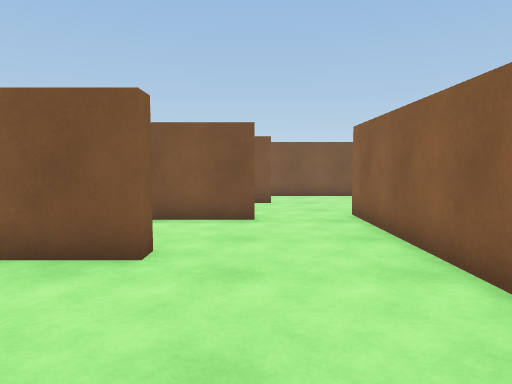
[1] (above)

16 first-person views from a walk through a 3-D level made in the Unity game engine. The camera is 1.2 m above the floor, tilts 4° down and sees 70° across. The floor is counted in squares, 1 m on a side. Each view is taken from the middle of a square. On the plan, view 1 faces up. The plan holds only what a view shows up to about 15 squares ahead; the rest is blank.

[2]
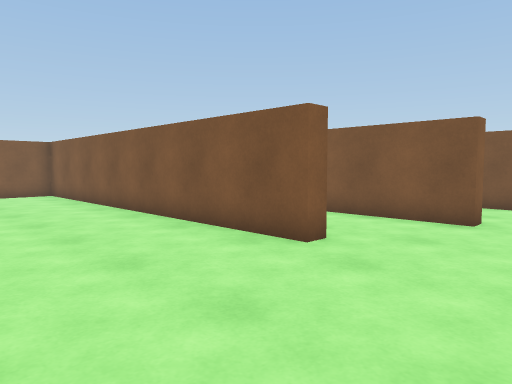

[3]
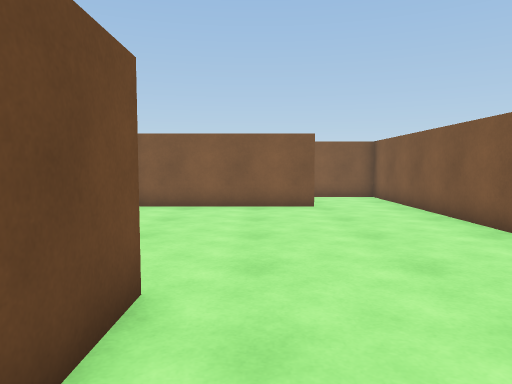

[4]
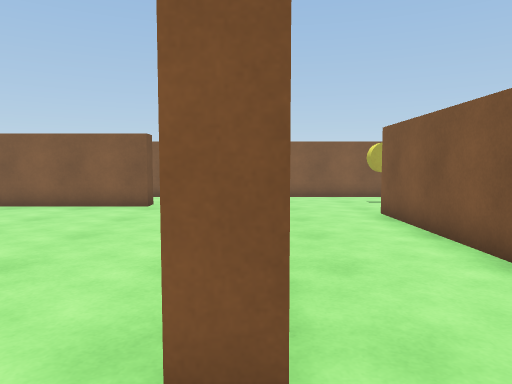

[5]
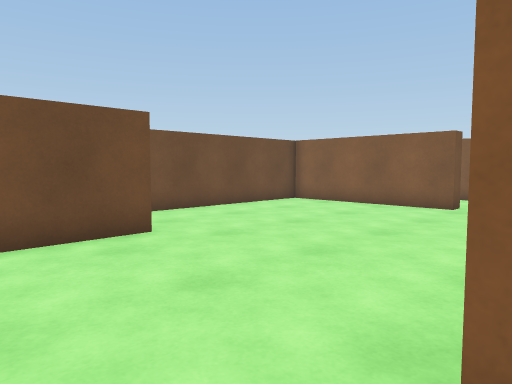

[6]
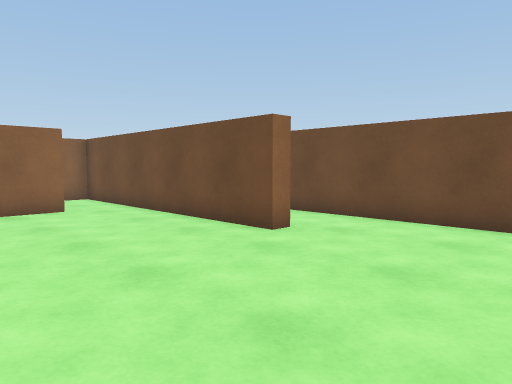

[7]
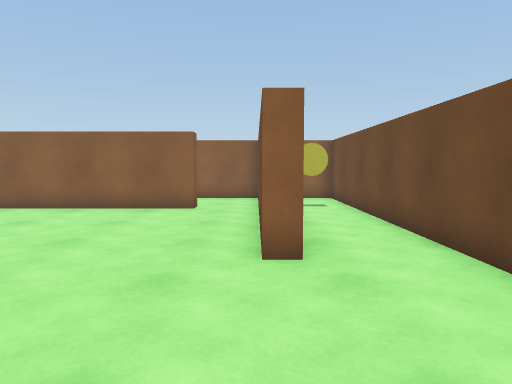

[8]
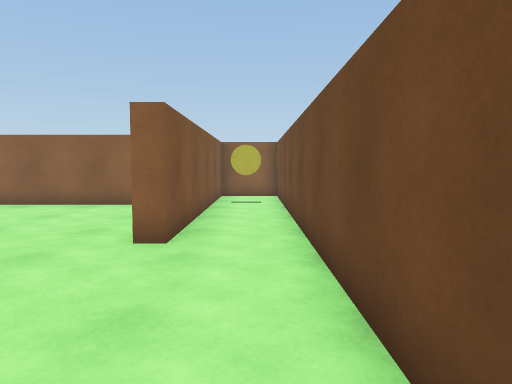

[9]
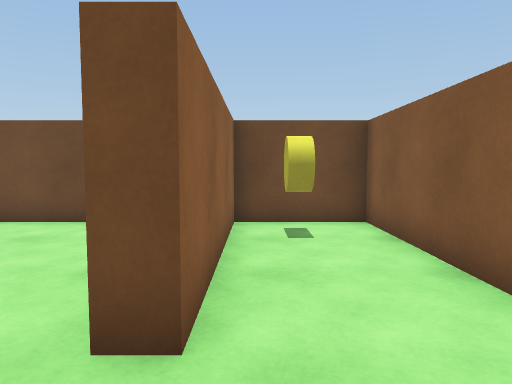

[10]
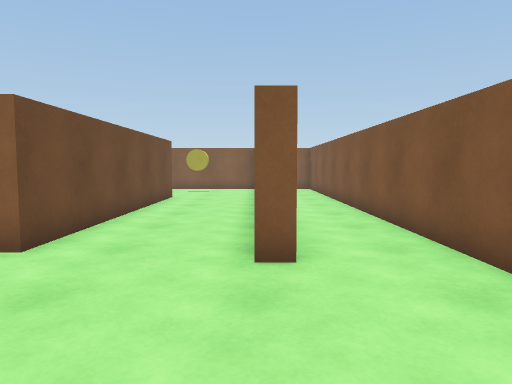

[11]
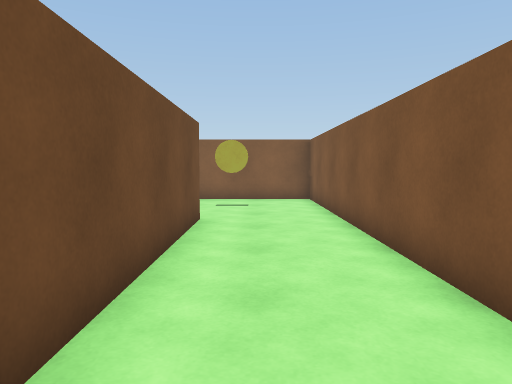

[12]
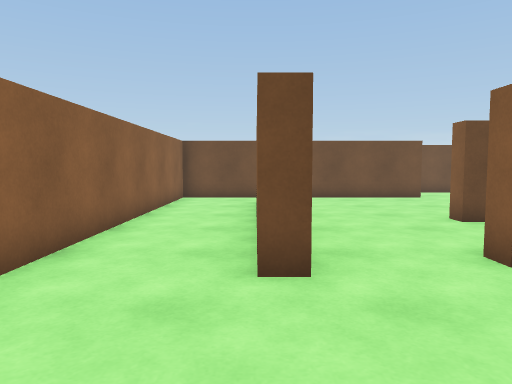

[13]
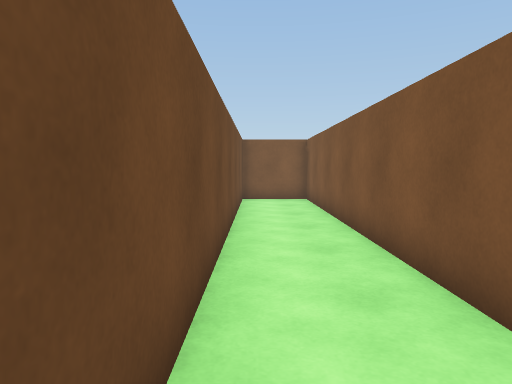

[14]
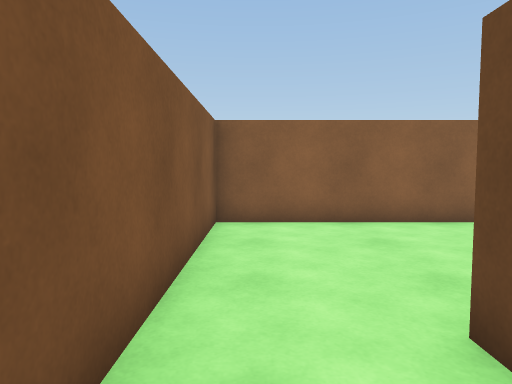

[15]
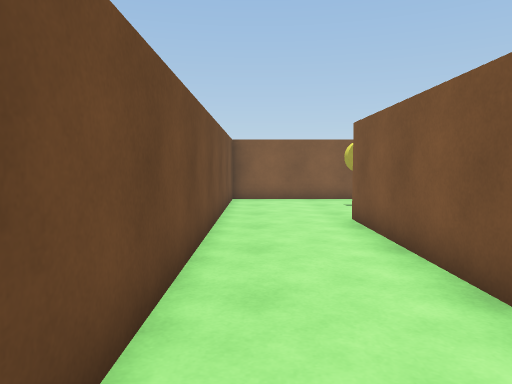

[16]
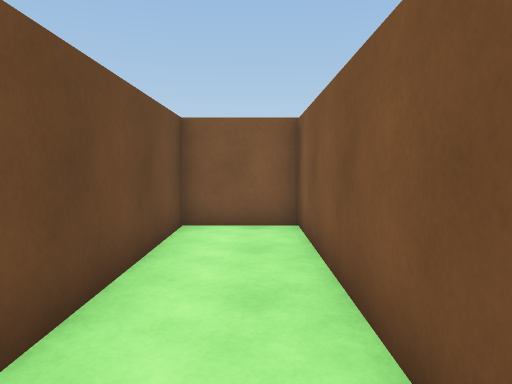

### Floor plan
Ten units are one square. View 1 is at (0, 0); x grows to the right and y downward. Boxes are objects, and circles mark ways between rooms. Rooms are numbered by the first view taken in them; rooms with no view inside come last. Other rooms are left out.
<svg viewBox="-149 -154 212 198">
<path fill="none" stroke="#000" d="M-104 -51 -15 -51 -15 -46 -144 -46 -144 39 -115 39 -115 -17 -109 -17 -109 39 58 39 58 16 -34 16 -34 11 26 11M24 -8 24 -74M0 -82 -94 -82M0 -125 5 -125 5 -120 -9 -120M-38 -120 -105 -120M24 -74 24 -91 30 -91M-94 -87 0 -87 0 -82M30 -8 24 -8M26 11 58 11 58 -149 -144 -149 -144 -125 -16 -125M-105 -120 -144 -120 -144 -51 -104 -51"/>
<rect x="-135" y="25" width="10" height="10" fill="#bbb"><title>other object</title></rect>
<rect x="25" y="25" width="10" height="10" fill="#bbb"><title>other object</title></rect>
<rect x="-125" y="-95" width="10" height="10" fill="#bbb"><title>other object</title></rect>
<circle cx="15" cy="-85" r="3" fill="#2a7"/>
<circle cx="30" cy="0" r="3" fill="#2a7"/>
<circle cx="-100" cy="-65" r="3" fill="#2a7"/>
<circle cx="-95" cy="-105" r="3" fill="#2a7"/>
<text x="-50" y="-20">1</text>
<text x="-10" y="-100">2</text>
<text x="-120" y="-90">3</text>
</svg>
Room 1 opens to room 2. Room 1 opens to room 3. Room 2 opens to room 3.

Where each view was taken, in squares from view 1:
view 1: 0 up, 0 right, facing up
view 2: 0 up, 2 right, facing up-left
view 3: 0 up, 0 right, facing left
view 4: 5 up, 0 right, facing left
view 5: 5 up, 0 right, facing down-left
view 6: 4 up, 8 left, facing down-right
view 7: 1 down, 8 left, facing right
view 8: 3 down, 9 left, facing right
view 9: 4 up, 12 left, facing down
view 10: 12 up, 5 right, facing left
view 11: 10 up, 1 left, facing left
view 12: 13 up, 3 right, facing down
view 13: 13 up, 1 left, facing left
view 14: 14 up, 2 left, facing right
view 15: 6 up, 1 left, facing left
view 16: 14 up, 7 left, facing left
